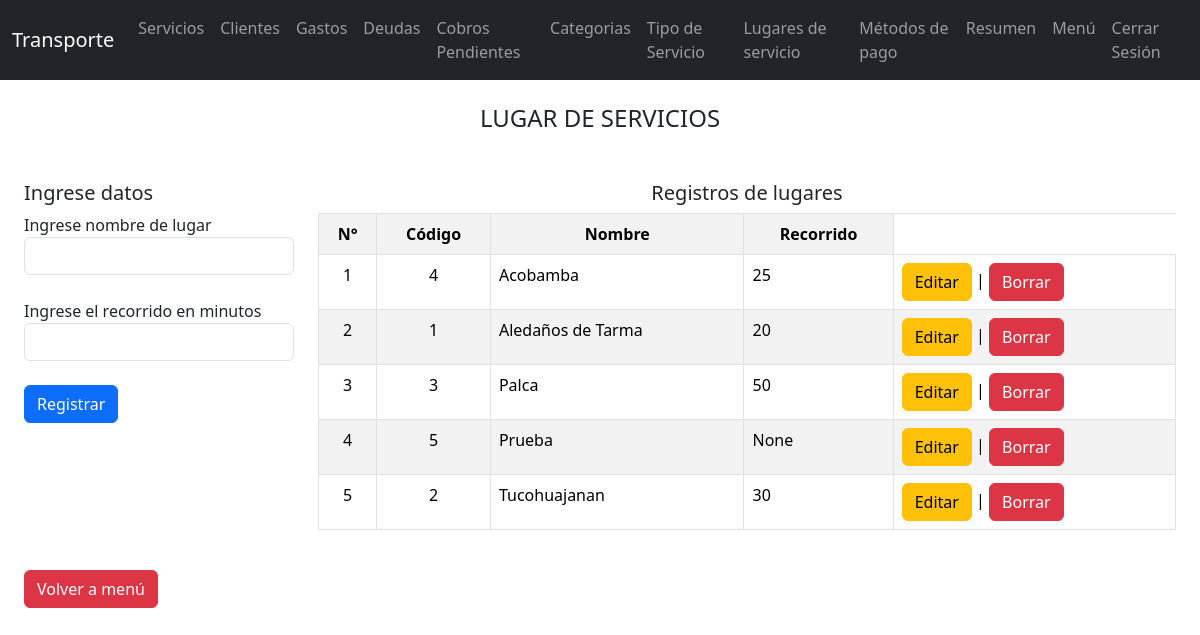
/tlugar_servicios (signed in), run on an earlier commit of the app's database.
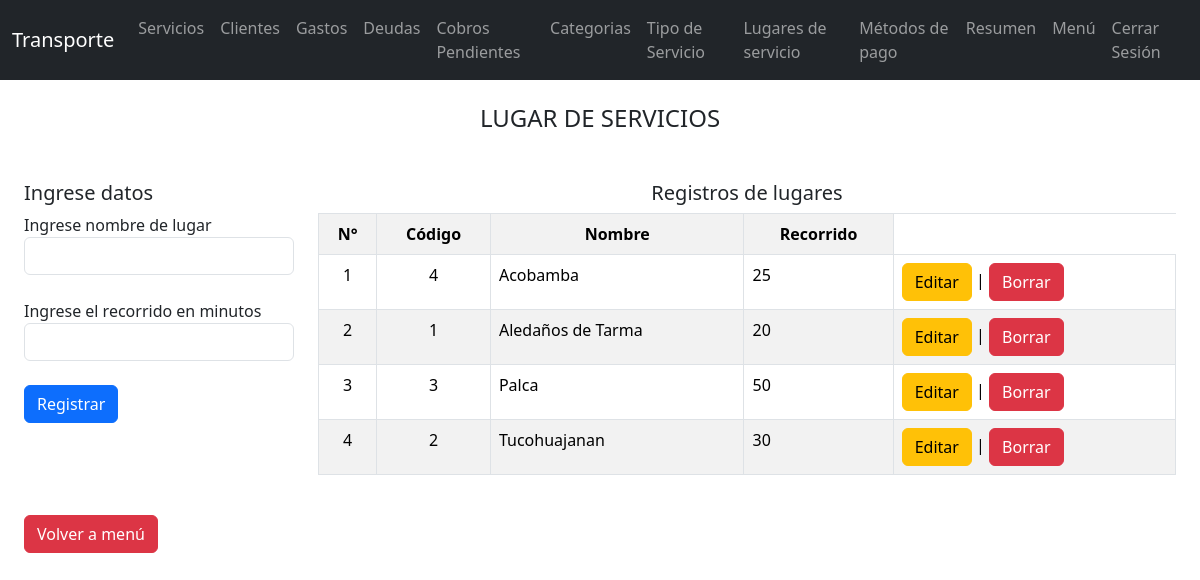
And on a later commit of the database.
### tables this page shows
CREATE TABLE "lug_ser" (
	"cod_lug_ser"	INTEGER,
	"nom_lug_ser"	TEXT,
	"rec_lug_ser"	TEXT,
	"cond_lug_ser"	INTEGER,
	PRIMARY KEY("cod_lug_ser" AUTOINCREMENT)
);

### flask_app.py (the view, shortened to what this page needs)
@app.route("/tlugar_servicios", methods=["GET", "POST"])
def tlugar_servicios():
    if 'usuario' not in session:
        return redirect(url_for('login'))
    conn = sqlite3.connect("data1.db")
    c = conn.cursor()
    c.execute("""SELECT *
            FROM lug_ser
            WHERE cond_lug_ser=1 ORDER BY nom_lug_ser""")
    datos = c.fetchall()
    conn.close()
    return render_template("tlugar_servicios.html", datos=datos)

### templates/tlugar_servicios.html (shortened to what this page needs)
<!DOCTYPE html>
<html lang="en">
<head>
    <link href="https://cdn.jsdelivr.net/npm/bootstrap@5.3.7/dist/css/bootstrap.min.css" rel="stylesheet">
    <link rel="stylesheet" href="../static/style.css">
</head>
<body>
    {% include "tmenu.html" %}
    <div class="m-4">
        <div class="row">
            <div class="col-12 mb-3">
                <h4 class="text-center">LUGAR DE SERVICIOS</h4>
            </div>
            <form action="" class="col-12 col-sm-12 col-lg-4 col-xl-3" method="post">
                <br>
                <h5>Ingrese datos</h5>
                <label for="nom">Ingrese nombre de lugar</label>
                <input type="text" name="nom" id="" class="form-control"><br>
                <label for="rec">Ingrese el recorrido en minutos</label>
                <input type="number" name="rec" id="" class="form-control"><br>
                <input type="submit" value="Registrar" class="btn btn-primary">
            </form>
            <div class="col-12 col-sm-12 col-lg-8 col-xl-9">
                <br>
                <h5 class="text-center">Registros de lugares</h5>
                <div class="table-responsive">
                    <table class="table table-striped table-bordered">
                        <tr>
                            <th class="text-center">N°</th>
                            <th class="text-center">Código</th>
                            <th class="text-center">Nombre</th>
                            <th class="text-center">Recorrido</th>
                        </tr>
                        {% for r in datos %}
                        <tr>
                            <td class="text-center">{{ loop.index }}</td>
                            <td class="text-center">{{ r[0] }}</td>
                            <td >{{ r[1] }}</td>
                            <td >{{ r[2] }}</td>
                            <td>
                                <a href="{{ url_for('teditarlugarservicios', id=r[0]) }}" class="btn btn-warning">Editar</a> |
                                <a href="{{ url_for('tborrarlugarservicios', id=r[0]) }}" class="btn btn-danger" onclick="return confirm('¿Estás seguro de borrar este registro?');">Borrar</a>
                            </td>
                        </tr>
                        {% endfor %}
                    </table>
                </div>
            </div>
            <div class="col-12">
                <br>
                <a href="/ini" class="btn btn-danger">Volver a menú</a>
            </div>
        </div>
    </div>
</body>
</html>

What changed in the data, as far as the page shows it:
no longer on this page (row edited): lug_ser: cod_lug_ser "5", nom_lug_ser "Prueba", r "None"
